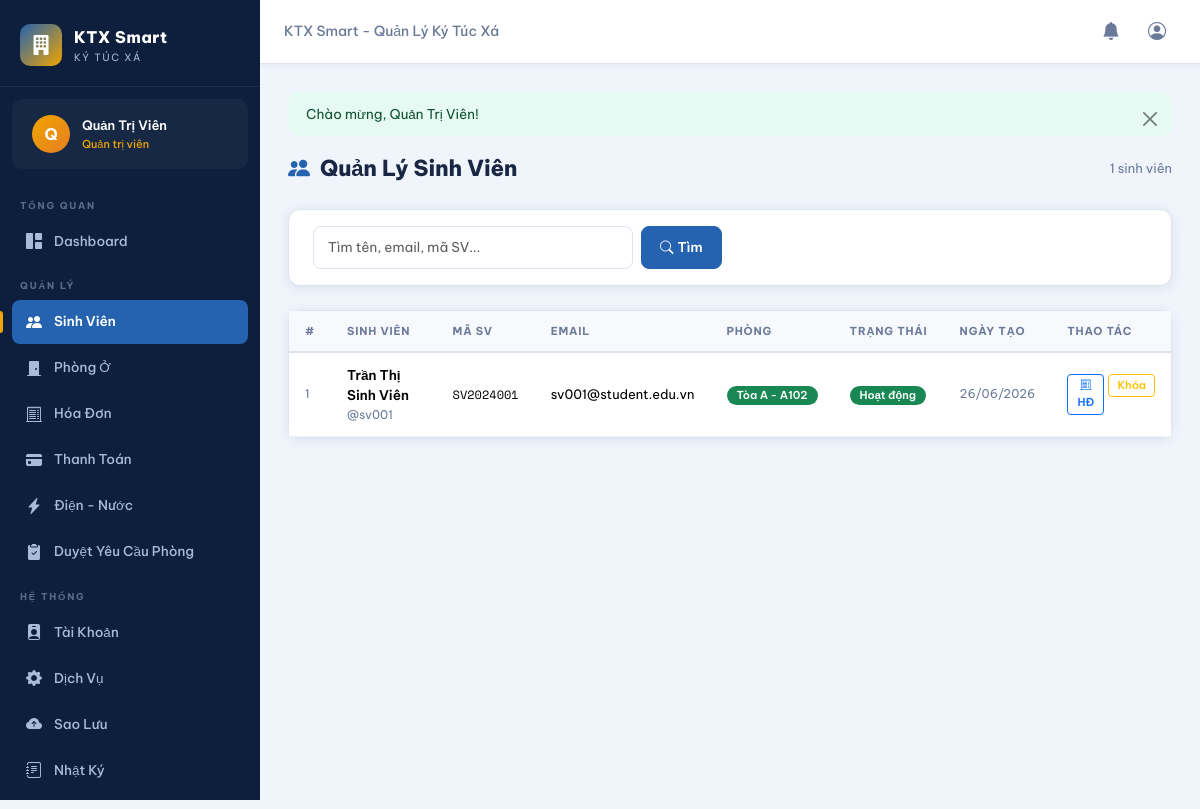
The page /pages/students.php (signed in) on the database its author committed.
### tables this page shows
CREATE TABLE IF NOT EXISTS users (
    id              INT AUTO_INCREMENT PRIMARY KEY,
    username        VARCHAR(50)  NOT NULL UNIQUE,
    email           VARCHAR(100) NOT NULL UNIQUE,
    password        VARCHAR(255) NOT NULL,
    full_name       VARCHAR(100) NOT NULL,
    phone           VARCHAR(20),
    role            ENUM('admin','staff','student') NOT NULL DEFAULT 'student',
    status          ENUM('active','inactive') NOT NULL DEFAULT 'active',
    reset_token         VARCHAR(100) NULL,
    reset_token_expires DATETIME    NULL,
    last_login      DATETIME NULL,
    created_at      DATETIME NOT NULL DEFAULT CURRENT_TIMESTAMP,
    updated_at      DATETIME NOT NULL DEFAULT CURRENT_TIMESTAMP ON UPDATE CURRENT_TIMESTAMP
);

CREATE TABLE IF NOT EXISTS student_profiles (
    id              INT AUTO_INCREMENT PRIMARY KEY,
    user_id         INT NOT NULL UNIQUE,
    student_code    VARCHAR(20) UNIQUE,
    university      VARCHAR(150),
    room_id         INT NULL,
    move_in_date    DATE NULL,
    move_out_date   DATE NULL,
    created_at      DATETIME NOT NULL DEFAULT CURRENT_TIMESTAMP,
    FOREIGN KEY (user_id) REFERENCES users(id) ON DELETE CASCADE
);

CREATE TABLE IF NOT EXISTS buildings (
    id      INT AUTO_INCREMENT PRIMARY KEY,
    name    VARCHAR(100) NOT NULL,
    address VARCHAR(200),
    floors  INT DEFAULT 1,
    created_at DATETIME NOT NULL DEFAULT CURRENT_TIMESTAMP
);

CREATE TABLE IF NOT EXISTS rooms (
    id              INT AUTO_INCREMENT PRIMARY KEY,
    building_id     INT NOT NULL,
    room_number     VARCHAR(20) NOT NULL,
    type            ENUM('standard','premium','vip') NOT NULL DEFAULT 'standard',
    capacity        INT NOT NULL DEFAULT 4,
    price_per_month DECIMAL(12,2) NOT NULL DEFAULT 0,
    status          ENUM('available','full','maintenance') NOT NULL DEFAULT 'available',
    description     TEXT,
    created_at      DATETIME NOT NULL DEFAULT CURRENT_TIMESTAMP,
    FOREIGN KEY (building_id) REFERENCES buildings(id),
    UNIQUE KEY uq_room (building_id, room_number)
);

### pages/students.php (the view, shortened to what this page needs)
<?php
require_once __DIR__ . '/../includes/functions.php';
$db = getDB();
$search = trim($_GET['search'] ?? '');
$page   = max(1, (int)($_GET['page'] ?? 1));
$perPage = 20;
$where  = "WHERE u.role='student'";
$params = [];
$total = $db->prepare("SELECT COUNT(*) FROM users u LEFT JOIN student_profiles sp ON u.id=sp.user_id $where");
$total->execute($params);
$totalCount = $total->fetchColumn();
$offset = ($page - 1) * $perPage;
$stmt = $db->prepare("SELECT u.*, sp.student_code, sp.university, sp.room_id, r.room_number, b.name as building_name
    FROM users u LEFT JOIN student_profiles sp ON u.id=sp.user_id
    LEFT JOIN rooms r ON sp.room_id=r.id LEFT JOIN buildings b ON r.building_id=b.id
    $where ORDER BY u.created_at DESC LIMIT $perPage OFFSET $offset");
$stmt->execute($params);
$students = $stmt->fetchAll();
?>
<?php include __DIR__ . '/../includes/header.php'; ?>
<div class="container-fluid px-0">
<?php showFlash(); ?>
<div class="page-header">
    <div class="page-title"><i class="bi bi-people-fill"></i> Quản Lý Sinh Viên</div>
    <span style="font-size:13px;color:var(--text-muted);"><?= number_format($totalCount) ?> sinh viên</span>
</div>
<div class="card mb-4">
    <div class="card-body py-3">
        <form method="GET" class="d-flex gap-2 flex-wrap">
            <input type="text" name="search" class="form-control" style="max-width:320px;"
                placeholder="Tìm tên, email, mã SV..." value="<?= htmlspecialchars($search) ?>">
            <button class="btn btn-primary"><i class="bi bi-search me-1"></i>Tìm</button>
        </form>
    </div>
</div>
<div class="card">
    <div class="card-body p-0">
        <div class="table-responsive">
        <table class="table mb-0">
            <thead><tr>
                <th>#</th>
                <th>Sinh Viên</th>
                <th>Mã SV</th>
                <th>Email</th>
                <th>Phòng</th>
                <th>Trạng Thái</th>
                <th>Ngày Tạo</th>
                <th>Thao Tác</th>
            </tr></thead>
            <tbody>
            <?php foreach ($students as $i => $sv): ?>
            <tr>
                <td style="color:var(--text-muted);font-size:12px;"><?= ($page-1)*$perPage + $i + 1 ?></td>
                <td>
                    <div style="font-weight:600;"><?= htmlspecialchars($sv['full_name']) ?></div>
                    <div style="font-size:12px;color:var(--text-muted);">@<?= htmlspecialchars($sv['username']) ?></div>
                </td>
                <td><span class="text-mono" style="font-size:12px;"><?= htmlspecialchars($sv['student_code'] ?? '—') ?></span></td>
                <td style="font-size:13px;"><?= htmlspecialchars($sv['email']) ?></td>
                <td>
                    <?php if ($sv['room_number']): ?>
                    <span class="badge bg-success"><?= $sv['building_name'] ?> - <?= $sv['room_number'] ?></span>
                    <?php endif; ?>
                </td>
                <td><?= statusBadge($sv['status']) ?></td>
                <td style="font-size:12px;color:var(--text-muted);"><?= formatDate($sv['created_at']) ?></td>
                <td>
                    <div class="d-flex gap-1">
                        <a href="invoices.php?student_id=<?= $sv['id'] ?>" class="btn btn-xs btn-outline-primary" style="font-size:11px;padding:2px 8px;">
                            <i class="bi bi-receipt-cutoff"></i> HĐ
                        </a>
                        <form method="POST" class="d-inline">
                            <button type="submit" class="btn btn-xs <?= $sv['status']==='active' ? 'btn-outline-warning' : 'btn-outline-success' ?>"
                                style="font-size:11px;padding:2px 8px;"
                                onclick="return confirm('Đổi trạng thái sinh viên này?')">
                                <?= $sv['status']==='active' ? 'Khóa' : 'Mở' ?>
                            </button>
                        </form>
                    </div>
                </td>
            </tr>
            <?php endforeach; ?>
            </tbody>
        </table>
        </div>
    </div>
</div>
</div>
<?php include __DIR__ . '/../includes/footer.php'; ?>

### includes/header.php (shortened to what this page needs)
<?php
require_once __DIR__ . '/../includes/functions.php';
$user = currentUser();
$currentPage = basename($_SERVER['PHP_SELF'], '.php');
?>
<!DOCTYPE html>
<html lang="vi">
<head>
<link href="https://cdn.jsdelivr.net/npm/bootstrap@5.3.2/dist/css/bootstrap.min.css" rel="stylesheet">
<link href="https://cdn.jsdelivr.net/npm/bootstrap-icons@1.11.3/font/bootstrap-icons.css" rel="stylesheet">
<link href="<?= BASE_URL ?>/assets/css/style.css" rel="stylesheet">
</head>
<body>
<?php if (isLoggedIn()): ?>
<div class="sidebar" id="sidebar">
    <div class="sidebar-brand">
        <div class="brand-icon"><i class="bi bi-building-fill"></i></div>
        <div class="brand-text">
            <span class="brand-name">KTX Smart</span>
            <span class="brand-sub">Ký Túc Xá</span>
        </div>
    </div>
    <div class="sidebar-user">
        <div class="user-avatar">
            <span><?= mb_substr($user['full_name'], 0, 1) ?></span>
        </div>
        <div class="user-info">
            <span class="user-name"><?= htmlspecialchars($user['full_name']) ?></span>
            <span class="user-role"><?= ['admin'=>'Quản trị viên','staff'=>'Nhân viên','student'=>'Sinh viên'][$user['role']] ?></span>
        </div>
    </div>
    <nav class="sidebar-nav">
        <div class="nav-section-label">TỔNG QUAN</div>
        <a href="<?= BASE_URL ?>/pages/dashboard.php" class="nav-item <?= $currentPage==='dashboard'?'active':'' ?>">
            <i class="bi bi-grid-1x2-fill"></i><span>Dashboard</span>
        </a>
        <?php if (in_array($user['role'], ['admin','staff'])): ?>
        <div class="nav-section-label">QUẢN LÝ</div>
        <a href="<?= BASE_URL ?>/pages/students.php" class="nav-item <?= $currentPage==='students'?'active':'' ?>">
            <i class="bi bi-people-fill"></i><span>Sinh Viên</span>
        </a>
        <a href="<?= BASE_URL ?>/pages/rooms.php" class="nav-item <?= $currentPage==='rooms'?'active':'' ?>">
            <i class="bi bi-door-closed-fill"></i><span>Phòng Ở</span>
        </a>
        <a href="<?= BASE_URL ?>/pages/invoices.php" class="nav-item <?= $currentPage==='invoices'?'active':'' ?>">
            <i class="bi bi-receipt-cutoff"></i><span>Hóa Đơn</span>
        </a>
        <a href="<?= BASE_URL ?>/pages/payments.php" class="nav-item <?= $currentPage==='payments'?'active':'' ?>">
            <i class="bi bi-credit-card-fill"></i><span>Thanh Toán</span>
        </a>
        <a href="<?= BASE_URL ?>/pages/utilities.php" class="nav-item <?= $currentPage==='utilities'?'active':'' ?>">
            <i class="bi bi-lightning-charge-fill"></i><span>Điện - Nước</span>
        </a>
        <a href="<?= BASE_URL ?>/pages/room_requests.php" class="nav-item <?= $currentPage==='room_requests'?'active':'' ?>" style="position:relative;">
            <i class="bi bi-clipboard2-check-fill"></i>
            <span>Duyệt Yêu Cầu Phòng</span>
        </a>
        <?php endif; ?>
        <?php if ($user['role'] === 'admin'): ?>
        <div class="nav-section-label">HỆ THỐNG</div>
        <a href="<?= BASE_URL ?>/pages/users.php" class="nav-item <?= $currentPage==='users'?'active':'' ?>">
            <i class="bi bi-person-badge-fill"></i><span>Tài Khoản</span>
        </a>
        <a href="<?= BASE_URL ?>/pages/services.php" class="nav-item <?= $currentPage==='services'?'active':'' ?>">
            <i class="bi bi-gear-fill"></i><span>Dịch Vụ</span>
        </a>
        <a href="<?= BASE_URL ?>/pages/backup.php" class="nav-item <?= $currentPage==='backup'?'active':'' ?>">
            <i class="bi bi-cloud-arrow-up-fill"></i><span>Sao Lưu</span>
        </a>
        <a href="<?= BASE_URL ?>/pages/logs.php" class="nav-item <?= $currentPage==='logs'?'active':'' ?>">
            <i class="bi bi-journal-text"></i><span>Nhật Ký</span>
        </a>
        <?php endif; ?>
        <div class="nav-section-label">TÀI KHOẢN</div>
    </nav>
</div>
<div class="topbar">
    <div class="topbar-breadcrumb">
        <span><?= SITE_NAME ?></span>
    </div>
    <div class="topbar-actions">
        <a href="<?= BASE_URL ?>/pages/notifications.php" class="topbar-btn">
            <i class="bi bi-bell-fill"></i>
        </a>
        <a href="<?= BASE_URL ?>/pages/profile.php" class="topbar-btn">
            <i class="bi bi-person-circle"></i>
        </a>
    </div>
</div>
<div class="main-wrapper">
<?php endif; ?>

### includes/functions.php (shortened to what this page needs)
<?php
function isLoggedIn() {
    return isset($_SESSION['user_id']) && !empty($_SESSION['user_id']);
}
function currentUser() {
    $db = getDB();
    $stmt = $db->prepare("SELECT * FROM users WHERE id = ?");
    $stmt->execute([$_SESSION['user_id']]);
    return $stmt->fetch();
}
function formatDate($date) {
    return date('d/m/Y', strtotime($date));
}
function statusBadge($status) {
    $map = [
        'pending'  => ['class' => 'warning', 'text' => 'Chờ thanh toán'],
        'partial'  => ['class' => 'info',    'text' => 'Thanh toán 1 phần'],
        'paid'     => ['class' => 'success',  'text' => 'Đã thanh toán'],
        'overdue'  => ['class' => 'danger',   'text' => 'Quá hạn'],
        'cancelled'=> ['class' => 'secondary','text' => 'Đã hủy'],
        'active'   => ['class' => 'success',  'text' => 'Hoạt động'],
        'inactive' => ['class' => 'secondary','text' => 'Không hoạt động'],
        'available'=> ['class' => 'success',  'text' => 'Còn chỗ'],
        'full'     => ['class' => 'danger',   'text' => 'Đầy'],
        'maintenance'=>['class'=>'warning',   'text' => 'Bảo trì'],
        'standard' => ['class' => 'info',     'text' => 'Tiêu chuẩn'],
        'premium'  => ['class' => 'primary',  'text' => 'Cao cấp'],
        'vip'      => ['class' => 'warning',  'text' => 'VIP'],
        'admin'    => ['class' => 'danger',   'text' => 'Admin'],
        'staff'    => ['class' => 'primary',  'text' => 'Nhân viên'],
        'student'  => ['class' => 'success',  'text' => 'Sinh viên'],
        'approved' => ['class' => 'success',  'text' => 'Đã duyệt'],
        'rejected' => ['class' => 'danger',   'text' => 'Từ chối'],
        'register' => ['class' => 'primary',  'text' => 'Đăng ký phòng'],
        'cancel'   => ['class' => 'danger',   'text' => 'Huỷ phòng'],
        'change'   => ['class' => 'warning',  'text' => 'Đổi phòng'],
    ];
    $info = $map[$status] ?? ['class' => 'secondary', 'text' => ucfirst($status)];
    return "<span class='badge bg-{$info['class']}'>{$info['text']}</span>";
}
function getFlash() {
    if (isset($_SESSION['flash'])) {
        $flash = $_SESSION['flash'];
        return $flash;
    }
    return null;
}
function showFlash() {
    $flash = getFlash();
    if ($flash) {
        echo "<div class='alert alert-{$flash['type']} alert-dismissible fade show' role='alert'>
            {$flash['message']}
            <button type='button' class='btn-close' data-bs-dismiss='alert'></button>
        </div>";
    }
}

### rows shown on the page
users: full_name "Q", full_name "Quản Trị Viên", role "Quản trị viên"
users: i "1", full_name "Trần Thị Sinh Viên", username "sv001", student_profiles.student_code "SV2024001", email "sv001@student.edu.vn", buildings.name "Tòa A", rooms.room_number "A102", status "Hoạt động", created_at "26/06/2026", shows "Khóa"

### other values the page prints
SITE_NAME "KTX Smart - Quản Lý Ký Túc Xá"
$flash['message'] "Chào mừng, Quản Trị Viên!"
$totalCount "1"
